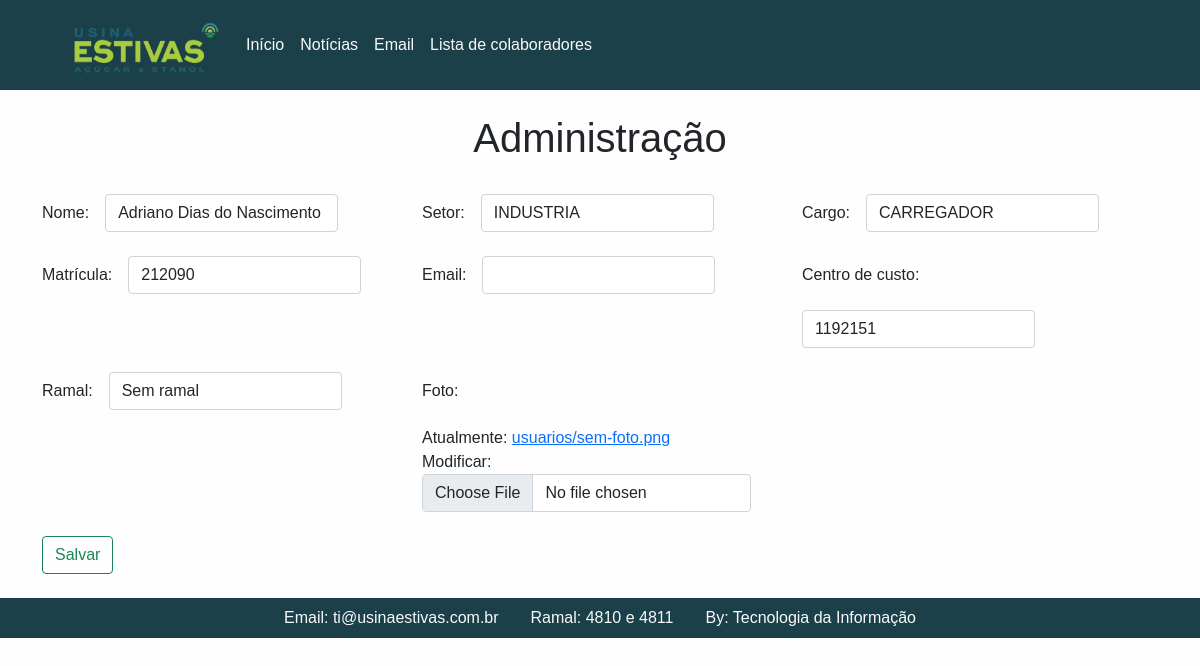
The app's page /ramal/ramais/admin/atualizar/731 with its own data.
### ramais/models.py (models this page shows)
class Pessoa(models.Model):
	nome = models.CharField('Nome', max_length=150)
	setor = models.CharField('Setor', max_length=100)
	cargo = models.CharField('Cargo', max_length=50)
	matricula = models.CharField('Matricula', max_length=6, unique=True)
	email = models.CharField('Email', null=True, max_length=50)
	cc = models.CharField('Centro de custo', max_length=7, null=True)
	ramal = models.CharField('Ramal', max_length=9, null=True, default='Sem ramal')
	foto = models.ImageField('Foto', upload_to='usuarios', default='usuarios/sem-foto.png')

### ramais/views.py (the view)
# urls.py: path('ramal/ramais/admin/atualizar/<int:id>', atualizarramal, name="atualizar"),
def atualizarramal(request, id):
	pessoa = Pessoa.objects.get(pk=id)
	form = PessoaForm(request.POST or None, request.FILES or None, instance=pessoa)
	if form.is_valid():
		form.save()
		return redirect('adminramais')
	contexto = {
	'formulario': form
	}
	return render(request, 'cadastro.html', contexto)

### ramais/forms.py
class PessoaForm(ModelForm):
	email = forms.CharField(required=False)
	class Meta:
		model = Pessoa
		fields = ['nome', 'setor', 'cargo', 'matricula', 'email', 'cc','ramal', 'foto']

### ramais/templates/cadastro.html (shortened to what this page needs)
{% extends "base.html" %}
{% load static %}
{% load widget_tweaks %}
{% block conteudo %}
<div class="container">
	<div class="row">
		<div class="col-md-12 col-12">
			<h1 class="text-center">Administração</h1>
		</div>
	</div>
	<br>
<form method="post" enctype="multipart/form-data">
	<div class="row">
		<div class="col-md-4 col-12">
			<div class="row g-3 align-items-center">
		<div class="col-auto">
			<label for="inputPassword6" class="col-form-label">Nome:</label>
		</div>
		<div class="col-auto">
			{% render_field formulario.nome class="form-control" required="false" %}
		</div>
	</div>
		</div>
		<div class="col-md-4 col-12">
			<div class="row g-3 align-items-center">
		<div class="col-auto">
			<label for="inputPassword6" class="col-form-label">Setor:</label>
		</div>
		<div class="col-auto">
			{% render_field formulario.setor class="form-control"%}
		</div>
	</div>
		</div>
		<div class="col-md-4 col-12">
			<div class="row g-3 align-items-center">
		<div class="col-auto">
			<label for="inputPassword6" class="col-form-label">Cargo:</label>
		</div>
		<div class="col-auto">
			{% render_field formulario.cargo class="form-control"%}
		</div>
	</div>
		</div>
	</div>
	<br>
	<div class="row">
		<div class="col-md-4 col-12">
			<div class="row g-3 align-items-center">
		<div class="col-auto">
			<label for="inputPassword6" class="col-form-label">Matrícula:</label>
		</div>
		<div class="col-auto">
			{% render_field formulario.matricula class="form-control"%}
		</div>
	</div>
		</div>
		<div class="col-md-4 col-12">
			<div class="row g-3 align-items-center">
		<div class="col-auto">
			<label for="inputPassword6" class="col-form-label">Email:</label>
		</div>
		<div class="col-auto">
			{% render_field formulario.email class="form-control"%}
		</div>
	</div>
		</div>
		<div class="col-md-4 col-12">
			<div class="row g-3 align-items-center">
		<div class="col-auto">
			<label for="inputPassword6" class="col-form-label">Centro de custo:</label>
		</div>
		<div class="col-auto">
			{% render_field formulario.cc class="form-control"%}
		</div>
	</div>
		</div>
	</div>
	<br />
	<div class="row">
		<div class="col-md-4 col-12">
			<div class="row g-3 align-items-center">
		<div class="col-auto">
			<label for="inputPassword6" class="col-form-label">Ramal:</label>
		</div>
		<div class="col-auto">
			{% render_field formulario.ramal class="form-control" required="false" %}
		</div>
	</div>
		</div>
		<div class="col-md-4 col-12">
			<div class="row g-3 align-items-center">
		<div class="col-auto">
			<label for="inputPassword6" class="col-form-label">Foto:</label>
		</div>
		<div class="col-auto">
			{% render_field formulario.foto class="form-control"%}
		</div>
	</div>
		</div>
	</div>
	<br>
	<button type="submit" class="btn btn-outline-success">Salvar</button>
</form>
</div>
{% endblock %}

### ramais/static/css/estilo.css (style rules this page uses)
body { font-family: 'Arial', sans-serif; background-color: #fefefe; }

### records on screen
Pessoa: nome "Adriano Dias do Nascimento", setor "INDUSTRIA", cargo "CARREGADOR", matricula "212090", cc "1192151", ramal "Sem ramal"
